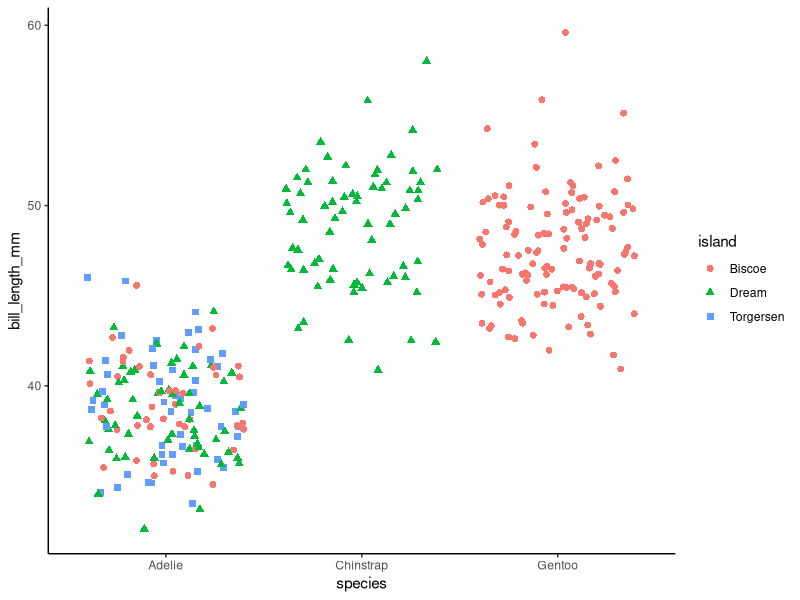
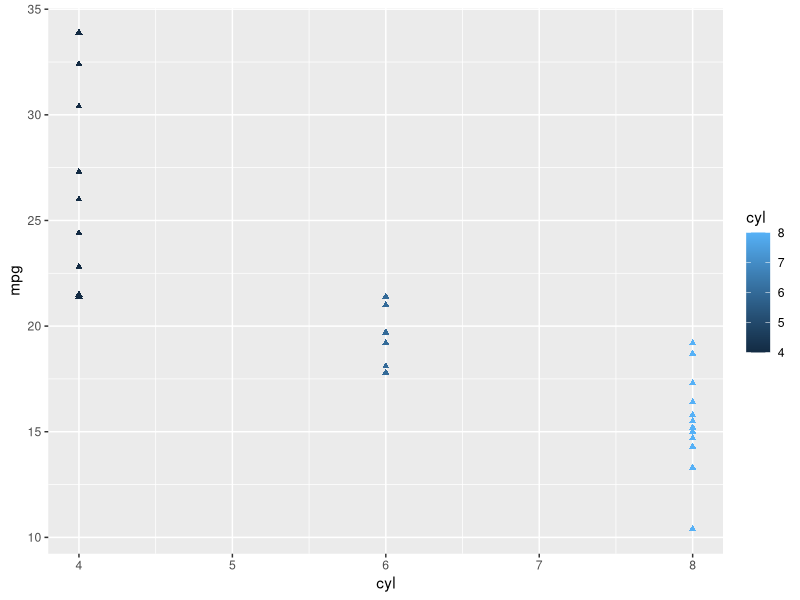
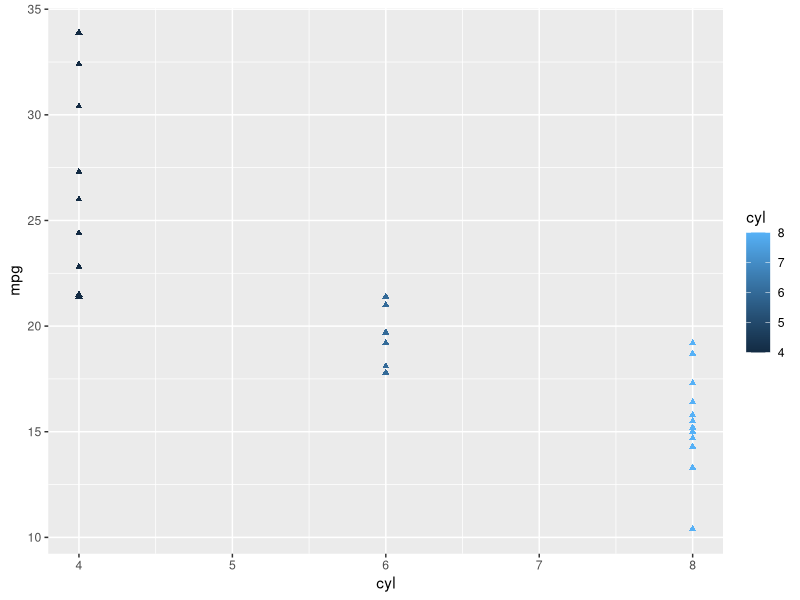
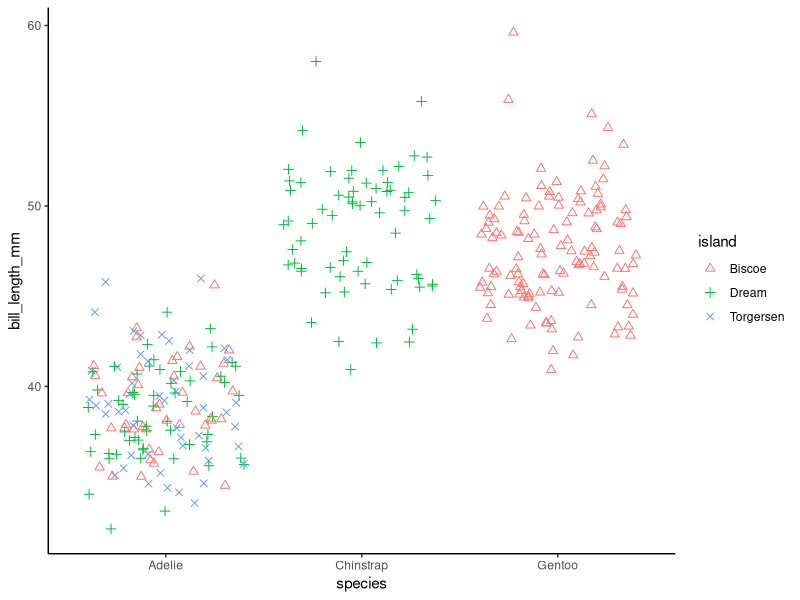
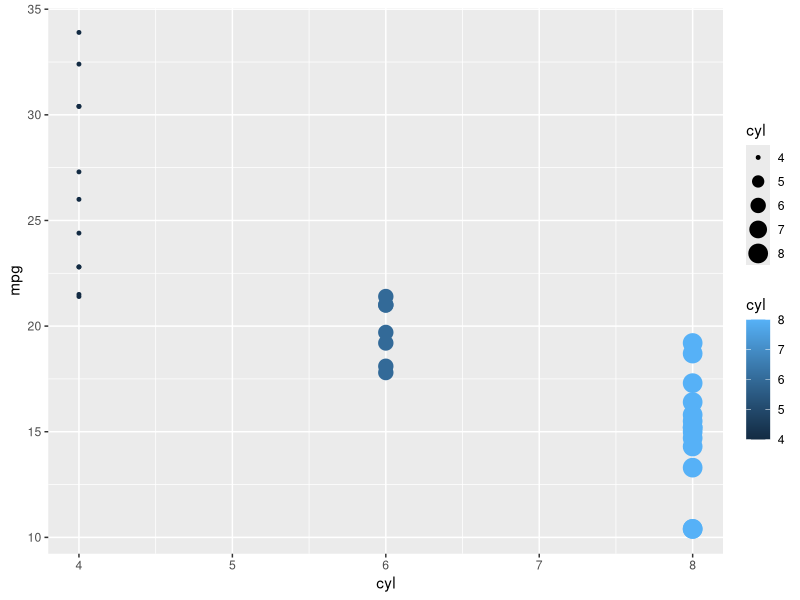
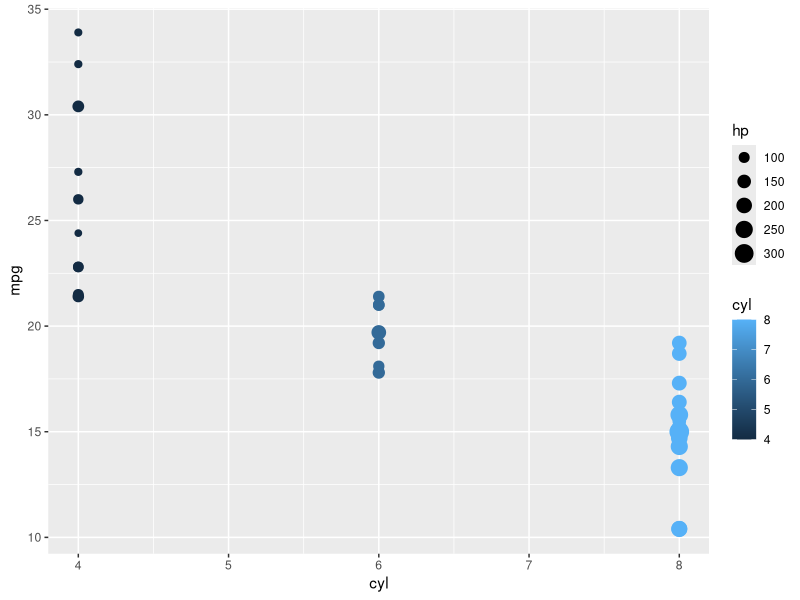
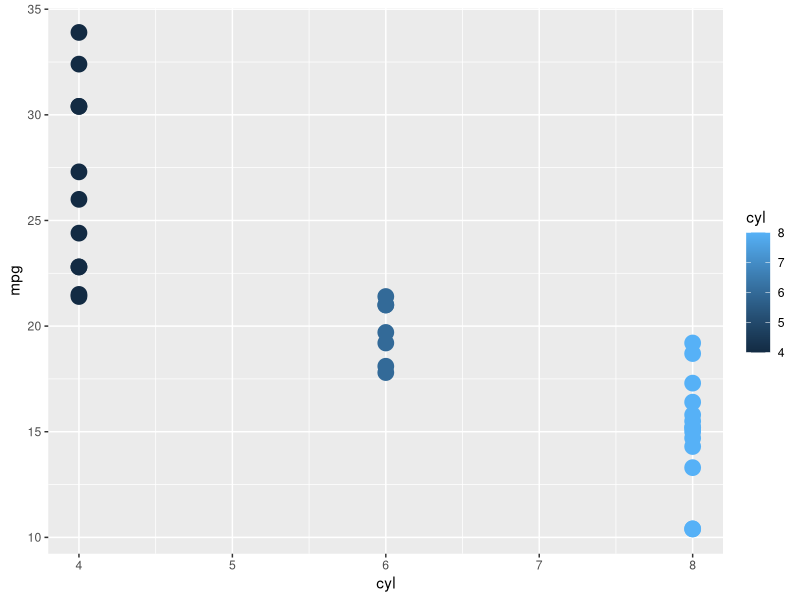

The R script that drew these images, in order:
## ---- chunk 1
#| warning: false
#Load packages
library(tidyverse)
library(ggsci) #for easy color scales
library(patchwork) #to make multi-panel plots 
library(palmerpenguins) # our fave penguin friends :)
## ---- chunk 2

ggplot(data=penguins, aes(x=species, y=bill_length_mm, color=island, shape=island))+ 
  geom_jitter(size=2)+
  theme_classic()

## ---- chunk 3
ggplot(data=mtcars, aes(x=cyl, y=mpg, color=cyl))+
  geom_point(shape=17) #Here 'shape=' is inside the settings for geom_point. Note that it is outside the aes() function, as that applied aesethics conditionally)

#example 2, same w/ different syntax
ggplot()+
  geom_point(data=mtcars, aes(x=cyl, y=mpg, color=cyl), shape=17)

## ---- chunk 4
ggplot(data=penguins, aes(x=species, y=bill_length_mm, color=island, shape=island))+ 
  geom_jitter(size=2)+
  theme_classic()+  
  scale_shape_manual(values=c(2,3,4)) #scale_shape_manual allows us to choose shapes for each group (cyl in this case). c stands for concatenate, as we've seen before

## ---- chunk 5
ggplot(data=mtcars, aes(x=cyl, y=mpg, color=cyl, size=cyl))+ #note that we added 'size=' to our aes. 
  geom_point()
#note the warning message that using size for a discrete variable is not best practice. 
#Instead, let's use the size to five us an idea of hp (a 3rd variable)

ggplot(data=mtcars, aes(x=cyl, y=mpg, color=cyl, size=hp))+ #note that we added 'size=' to our aes. 
  geom_point()
## ---- chunk 6
ggplot(data=mtcars, aes(x=cyl, y=mpg, color=cyl))+  
  geom_point(size=5) #as w/ shape, point needs to be outside the aes() here. 
